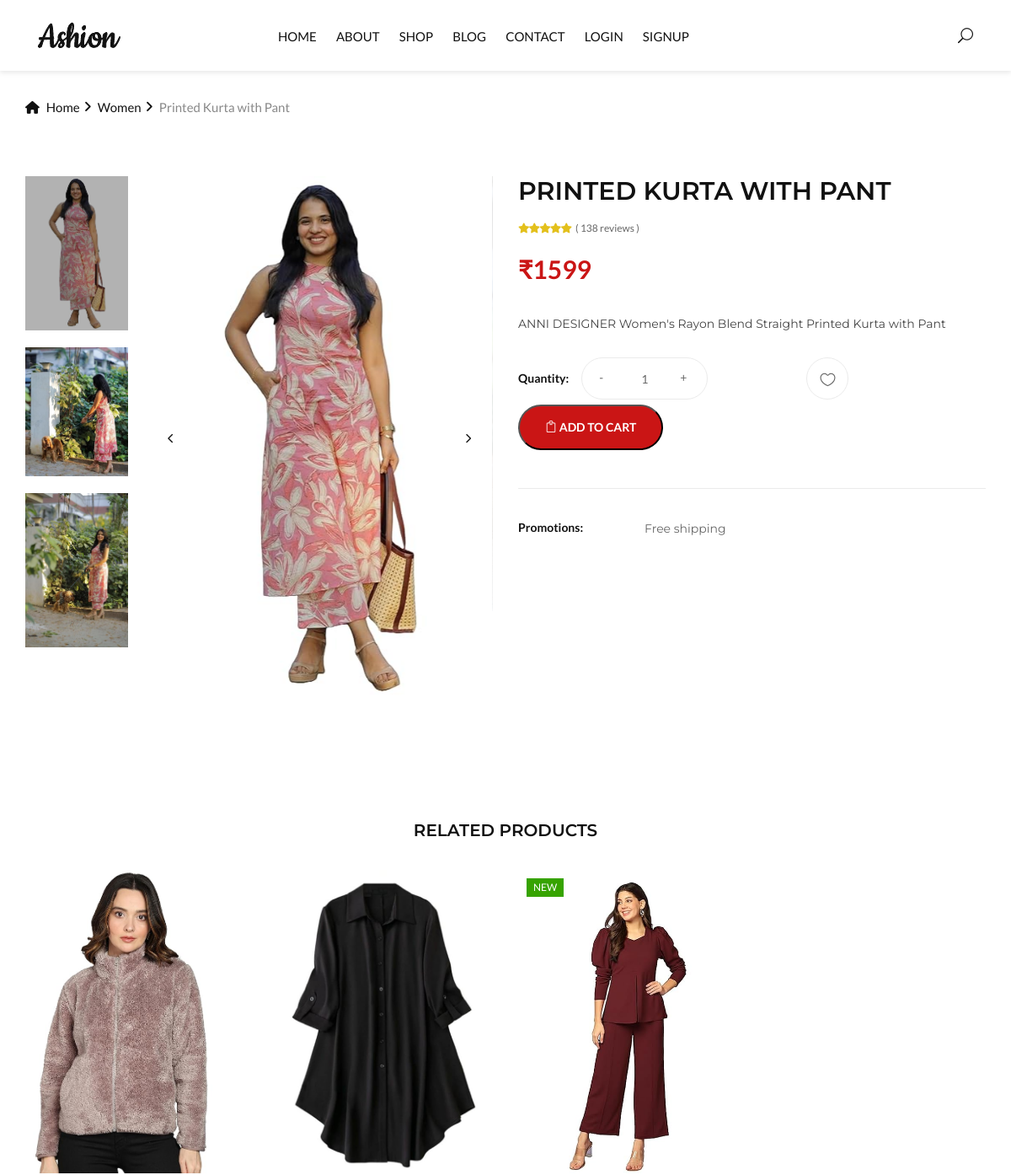
Page /product/8/ (upper part) on the earlier database version.
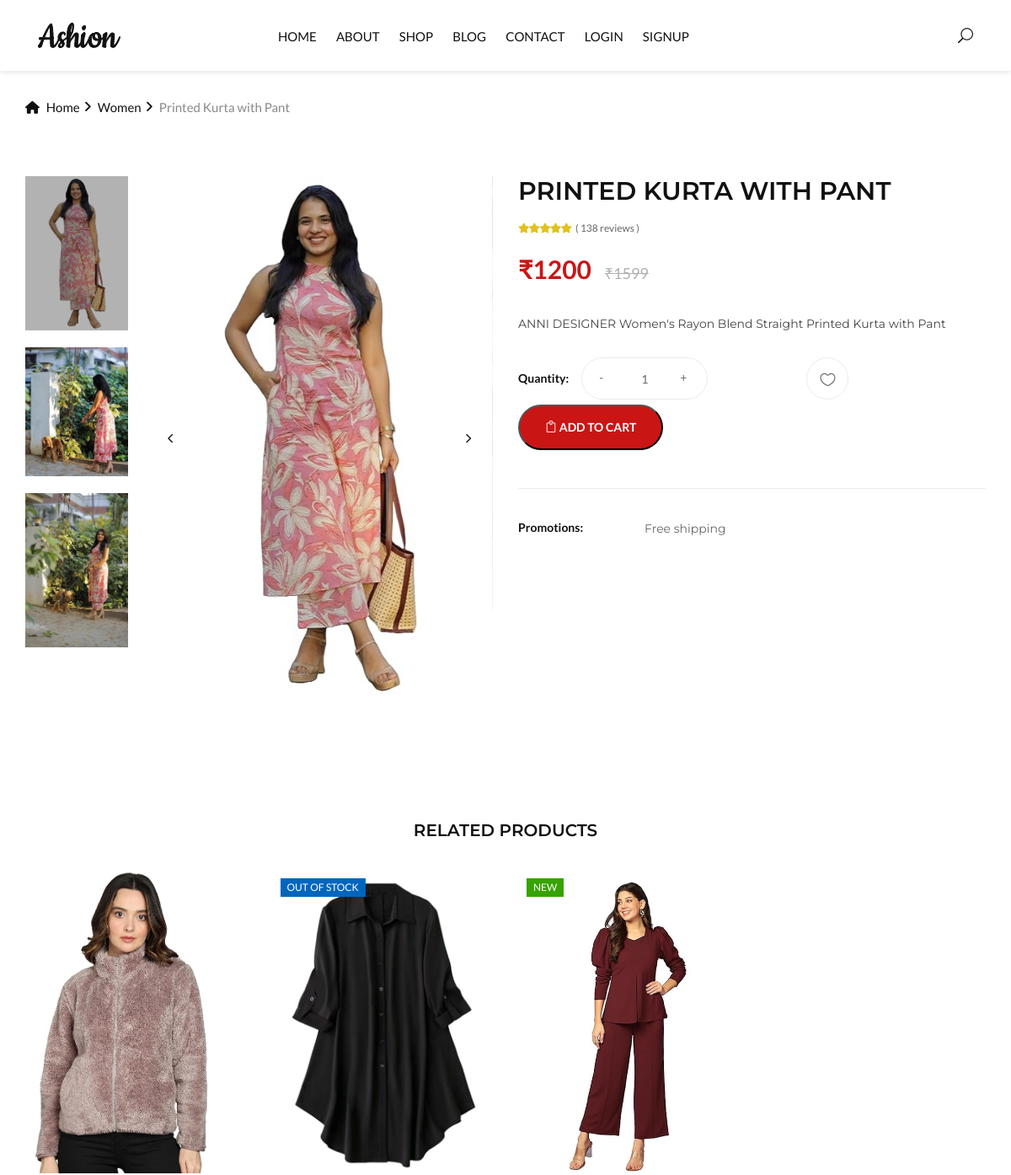
Same page on the later database version.
### EcommApp/models/product.py (models this page shows, shortened)
class Product(models.Model):
    name=models.CharField(max_length=50)
    price=models.IntegerField(default=0)
    discount=models.IntegerField(default=0)
    category = models.ForeignKey(Category, on_delete=models.CASCADE, null=True)
    description=models.CharField(max_length=200,null=True,blank=True,default="")
    image1=models.ImageField(upload_to="uploads/products", blank=False, null=True)
    image2=models.ImageField(upload_to="uploads/products",  blank=True, null=True)
    image3=models.ImageField(upload_to="uploads/products",  blank=True, null=True)
    image4=models.ImageField(upload_to="uploads/products",  blank=True, null=True)
    image5=models.ImageField(upload_to="uploads/products",  blank=True, null=True)
    is_new = models.BooleanField(default=False)  # Mark product as new
    is_in_stock = models.BooleanField(default=True)  # Mark product as in stock

### EcommApp/models/category.py (models this page shows, shortened)
class Category(models.Model):
    name=models.CharField(max_length=20)
    def __str__(self):
        return self.name

### EcommApp/views/productDetail.py (the view)
# urls.py: path("product/<int:product_id>/", product_detail, name="product_detail"),
def product_detail(request, product_id):
    product = get_object_or_404(Product, id=product_id)
    related_products = Product.objects.filter(category=product.category).exclude(id=product.id)
    context = {
        'product': product,
        'related_products': related_products,
        'category': product.category,
    }
    return render(request, 'productDetails.html', context)

### EcommApp/views/cart_count.py (called while the page is built)
def Cart_Count(request):
    cart_count = 0
    if request.session.get('user_email'):  # Using 'user_email' from the session
        cart = get_or_create_cart(request.session.get('user_email'))
        cart_count = cart.items.count() if cart else 0
    return {'cartCount': cart_count}

### EcommApp/views/wishlist_count.py (called while the page is built)
def Wishlist_Count(request):
    wishlist_count = 0
    if request.session.get('user_email'):
        wishlist = get_or_create_wishlist(request.session.get('user_email'))
        wishlist_count = wishlist.items.count() if wishlist else 0
    return {'wishlistCount': wishlist_count}

### EcommApp/templates/productDetails.html (shortened to what the changed rows need)
{% extends 'navigation.html' %}
{% load static %}
{% block content %}
    <div class="breadcrumb-option">
        <div class="container">
            <div class="row">
                <div class="col-lg-12">
                    <div class="breadcrumb__links">
                        <a href="{% url 'home' %}"><i class="fa fa-home"></i> Home</a>
                        <a href="{% url 'product' %}?category={{ category.id }}">{{product.category}} </a>
                        <span>{{product.name}}</span>
                    </div>
                </div>
            </div>
        </div>
    </div>
    <section class="product-details spad">
        <div class="container">
            <div class="row">
                <div class="col-lg-6">
                    <div class="product__details__pic">
                        <div class="product__details__pic__left product__thumb nice-scroll">
                            <a class="pt active" href="#product-1">
                                <img src="{{ product.image1.url }}" alt="">
                            </a>
                            {% if product.image2 %}
                            <a class="pt" href="#product-2">
                                <img src="{{ product.image2.url }}" alt="">
                            </a>
                            {% endif %}
                            {% if product.image3 %}
                            <a class="pt" href="#product-3">
                                <img src="{{ product.image3.url }}" alt="">
                            </a>
                            {% endif %}
                        </div>
                        <div class="product__details__slider__content">
                            <div class="product__details__pic__slider owl-carousel">
                                <img data-hash="product-1" class="product__big__img" src="{{ product.image1.url }}" alt="">
                            </div>
                        </div>
                    </div>
                </div>
                <div class="col-lg-6">
                    <div class="product__details__text">
                        <h3>{{ product.name}}</h3>
                        <div class="rating">
                            <i class="fa fa-star"></i>
                            <i class="fa fa-star"></i>
                            <i class="fa fa-star"></i>
                            <i class="fa fa-star"></i>
                            <i class="fa fa-star"></i>
                            <span>( 138 reviews )</span>
                        </div>
                        {% if product.discount > 0 %}
                        <div class="product__details__price">₹{{ product.discount }} <span>₹{{ product.price }}</span></div>
                                {% else %}
                                <div class="product__details__price">₹{{ product.price }}</div>
                        {% endif %}
                        <p>{{ product.description }}</p>
                        <div class="product__details__button">
                            {% if product.is_in_stock %}
                            <div class="quantity">
                            </div>
                            <ul>
                            </ul>
                            {% else %}
                              <button class="cart-btn"></span>Out of Stock</button>
                            {% endif %}
                        </div>
                        <div class="product__details__widget">
                            <ul>
                            </ul>
                        </div>
                    </div>
                </div>
            </div>
            <div class="row">
                {% for related_product in related_products %}
                <div class="col-lg-3 col-md-4 col-sm-6">
                    <div class="product__item">
                        <div class="product__item__pic set-bg" data-setbg="{{ related_product.image1.url }}"    onclick="window.location.href='{% url 'product_detail' related_product.id %}'" style="cursor: pointer;">
                            {% if not related_product.is_in_stock %}
                                    <div class="label stockout stockblue">Out of Stock</div>
                                    {% endif %}
                            <ul class="product__hover">
                            </ul>
                        </div>
                    </div>
                </div>
                {% empty %}
                <div class="col-12">
                    <p>No related products available.</p>
                </div>
                {% endfor %}
            </div>
        </div>
    </section>
    {% endblock %}

Differences in the rows shown:
changed Product "PRINTED KURTA WITH PANT": discount (not shown) → "1200"
changed Product (number 3 of 4 on the later page): now shows "OUT OF STOCK"
